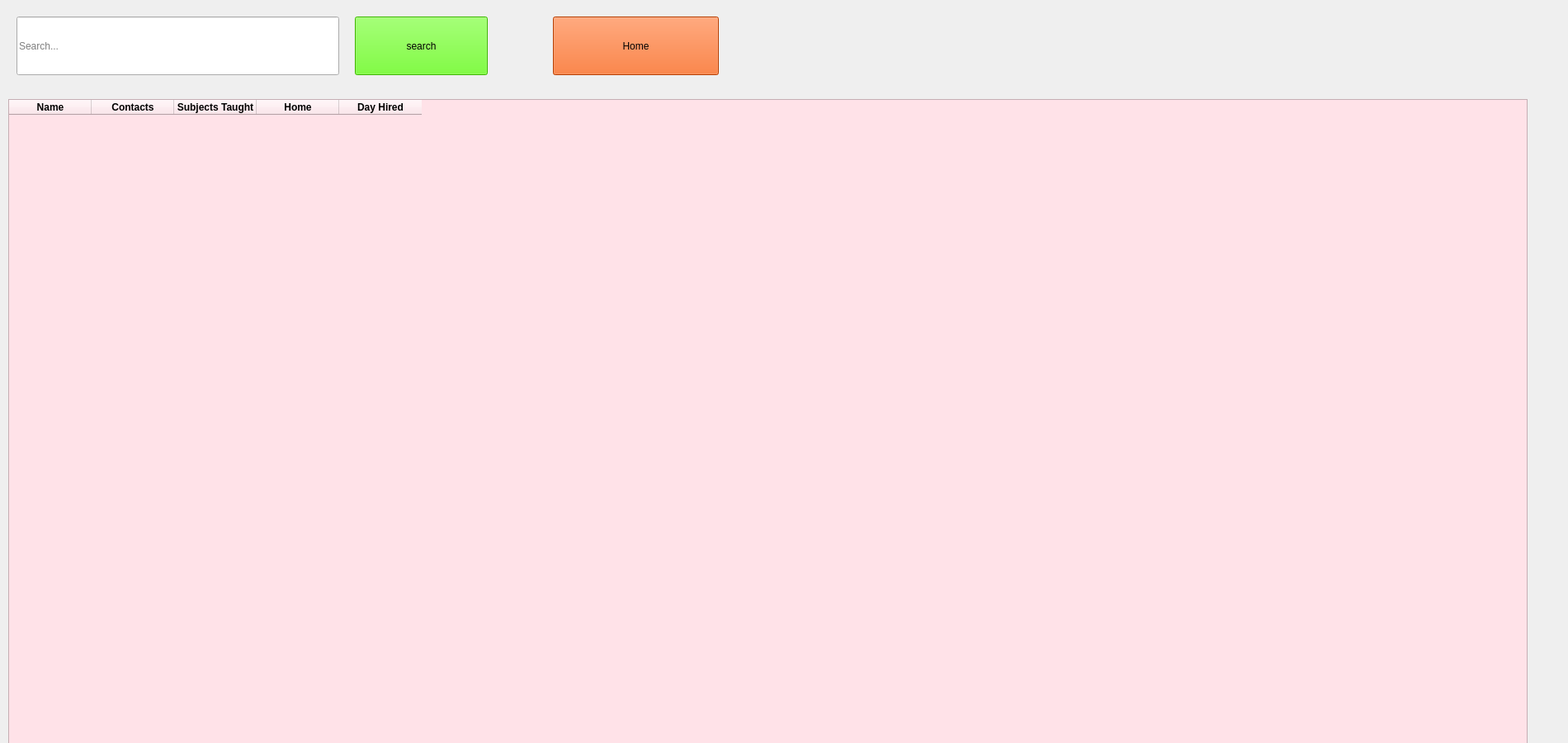
<?xml version="1.0" encoding="UTF-8"?>
<ui version="4.0">
 <class>Form</class>
 <widget class="QWidget" name="Form">
  <property name="geometry">
   <rect>
    <x>0</x>
    <y>0</y>
    <width>1900</width>
    <height>900</height>
   </rect>
  </property>
  <property name="windowTitle">
   <string>Teachers Database</string>
  </property>
  <property name="windowIcon">
   <iconset>
    <normaloff>../imgs/660921-84.png</normaloff>../imgs/660921-84.png</iconset>
  </property>
  <widget class="QTableWidget" name="tableWidget">
   <property name="geometry">
    <rect>
     <x>10</x>
     <y>120</y>
     <width>1841</width>
     <height>900</height>
    </rect>
   </property>
   <property name="styleSheet">
    <string notr="true">background-color: rgb(255, 226, 232);</string>
   </property>
   <property name="dragEnabled">
    <bool>false</bool>
   </property>
   <property name="alternatingRowColors">
    <bool>true</bool>
   </property>
   <property name="textElideMode">
    <enum>Qt::ElideRight</enum>
   </property>
   <property name="verticalScrollMode">
    <enum>QAbstractItemView::ScrollPerItem</enum>
   </property>
   <property name="showGrid">
    <bool>true</bool>
   </property>
   <property name="wordWrap">
    <bool>false</bool>
   </property>
   <property name="columnCount">
    <number>5</number>
   </property>
   <attribute name="horizontalHeaderHighlightSections">
    <bool>true</bool>
   </attribute>
   <column>
    <property name="text">
     <string>Name</string>
    </property>
    <property name="font">
     <font>
      <weight>75</weight>
      <bold>true</bold>
     </font>
    </property>
   </column>
   <column>
    <property name="text">
     <string>Contacts</string>
    </property>
    <property name="font">
     <font>
      <weight>75</weight>
      <bold>true</bold>
     </font>
    </property>
   </column>
   <column>
    <property name="text">
     <string>Subjects Taught</string>
    </property>
    <property name="font">
     <font>
      <weight>75</weight>
      <bold>true</bold>
     </font>
    </property>
   </column>
   <column>
    <property name="text">
     <string>Home</string>
    </property>
    <property name="font">
     <font>
      <weight>75</weight>
      <bold>true</bold>
     </font>
    </property>
   </column>
   <column>
    <property name="text">
     <string>Day Hired</string>
    </property>
    <property name="font">
     <font>
      <weight>75</weight>
      <bold>true</bold>
     </font>
    </property>
   </column>
  </widget>
  <widget class="QLineEdit" name="search">
   <property name="geometry">
    <rect>
     <x>20</x>
     <y>20</y>
     <width>391</width>
     <height>71</height>
    </rect>
   </property>
   <property name="styleSheet">
    <string notr="true">font: 16pt &quot;MS Shell Dlg 2&quot;;</string>
   </property>
   <property name="placeholderText">
    <string>Search...</string>
   </property>
  </widget>
  <widget class="QPushButton" name="search_btn">
   <property name="geometry">
    <rect>
     <x>430</x>
     <y>20</y>
     <width>161</width>
     <height>71</height>
    </rect>
   </property>
   <property name="styleSheet">
    <string notr="true">font: 14pt &quot;MS Shell Dlg 2&quot;;
background-color: rgb(85, 255, 0);</string>
   </property>
   <property name="text">
    <string>search</string>
   </property>
   <property name="icon">
    <iconset>
     <normaloff>../imgs/sign-out-option.png</normaloff>../imgs/sign-out-option.png</iconset>
   </property>
  </widget>
  <widget class="QPushButton" name="home">
   <property name="geometry">
    <rect>
     <x>670</x>
     <y>20</y>
     <width>201</width>
     <height>71</height>
    </rect>
   </property>
   <property name="styleSheet">
    <string notr="true">font: 12pt &quot;MS Shell Dlg 2&quot;;
background-color: rgb(255, 85, 0);</string>
   </property>
   <property name="text">
    <string>Home</string>
   </property>
  </widget>
 </widget>
 <resources/>
 <connections/>
</ui>
